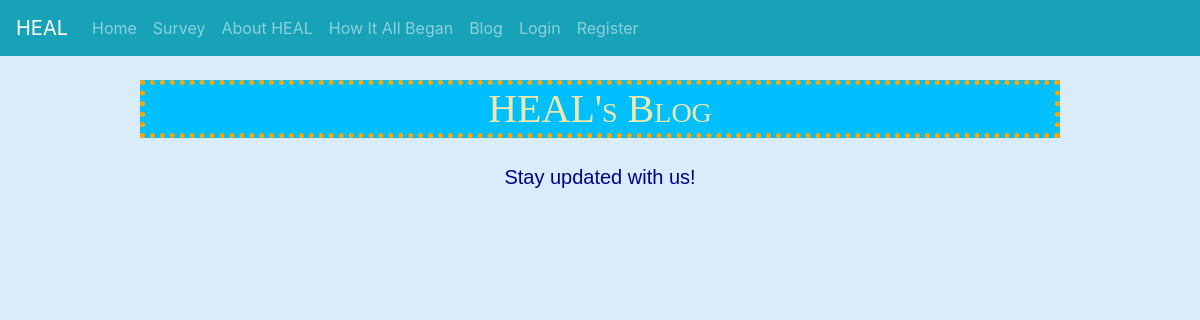
The page /blog/ on the database as committed earlier.
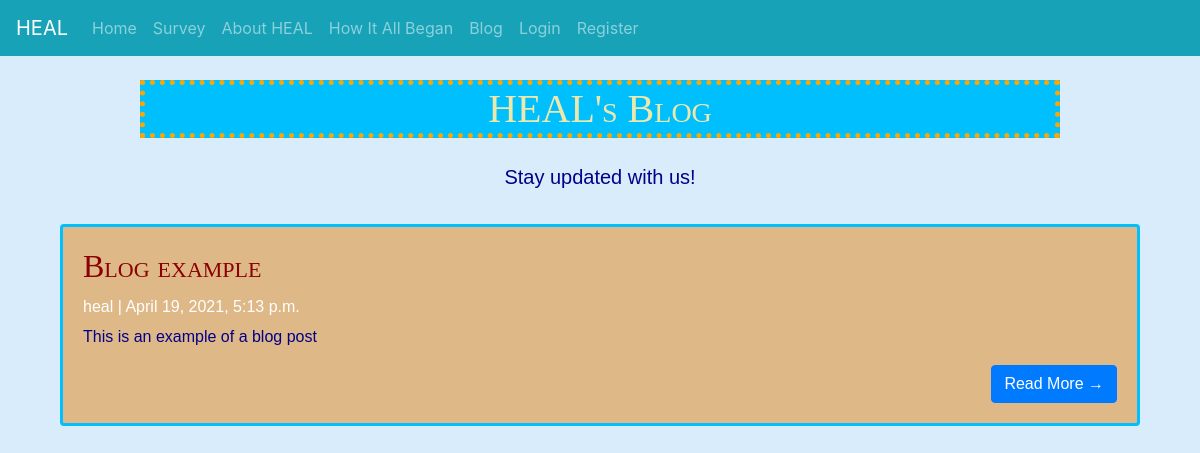
The same page on the database as committed later.
### HEALSurvey/models.py (models this page shows, shortened)
class Post(models.Model):
    title = models.CharField(max_length=200, unique=True)
    slug = models.SlugField(max_length=200, unique=True)
    author = models.ForeignKey(User, on_delete= models.CASCADE,related_name='blog_posts')
    updated_on = models.DateTimeField(auto_now= True)
    content = models.TextField()
    created_on = models.DateTimeField(auto_now_add=True)
    status = models.IntegerField(choices=STATUS, default=0)
    class Meta:
        ordering = ['-created_on']

### HEALSurvey/views.py (the view)
# urls.py: path('blog/', views.PostList.as_view(), name='blog'),
class PostList(generic.ListView):
    queryset = Post.objects.filter(status=1).order_by('-created_on')
    template_name = 'blog.html'

### templates/Blog.html (shortened to what this page needs)
{% extends 'Base.html' %}
{% load crispy_forms_tags %}
{% load static %}
{% block body %}
<header class="masthead">
    <div class="container">
        <div class="row">
            <div class=" col-md-8 col-md-10 mx-auto">
                <div class="site-heading">
                    <h1 id="t" class="site-heading my-4 mt-3"> HEAL's Blog </h1>
                    <p class="lead">Stay updated with us!</p>
                </div>
            </div>
        </div>
    </div>
</header>
<div class="container">
        <div class="col-md mt-3 left">
            {% for post in post_list %}
            <div class="card mb-4">
                <div class="card-body">
                    <h2 class="card-title" style ="color:darkred">{{ post.title }}</h2>
                    <p class="card-text h6" style ="color:white">{{ post.author }} | {{ post.created_on}} </p>
                    <p class="card-text">{{post.content|slice:":200" }}</p>
                    <a href="{% url 'post_detail' post.slug  %}" class="btn btn-primary">Read More &rarr;</a>
                </div>
            </div>
            {% endfor %}
        </div>
</div>
{%endblock%}

Rows that differ between the two databases and show on the page:
added Post: title "Blog example", author "heal", created_on "April 19, 2021, 5:13 p.m.", content "This is an example of a blog post"
